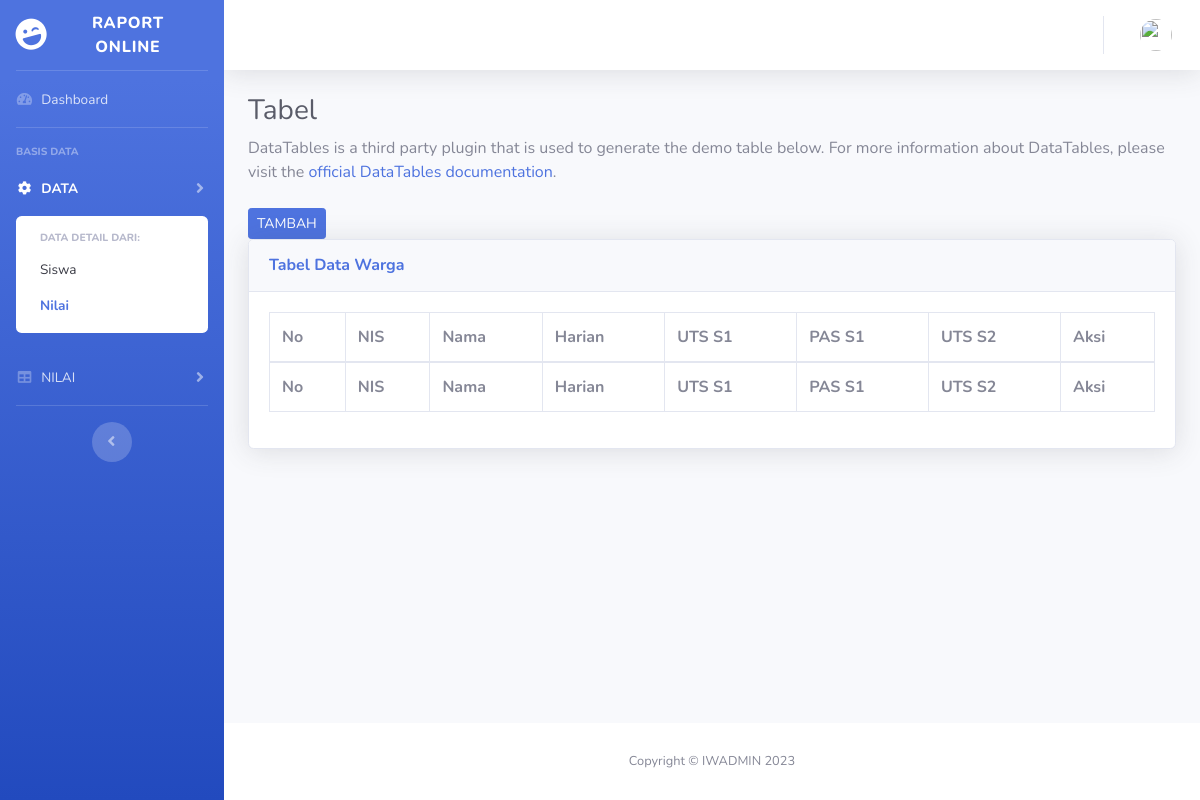
/tabelnilai.php, run on an earlier commit of the app's database.
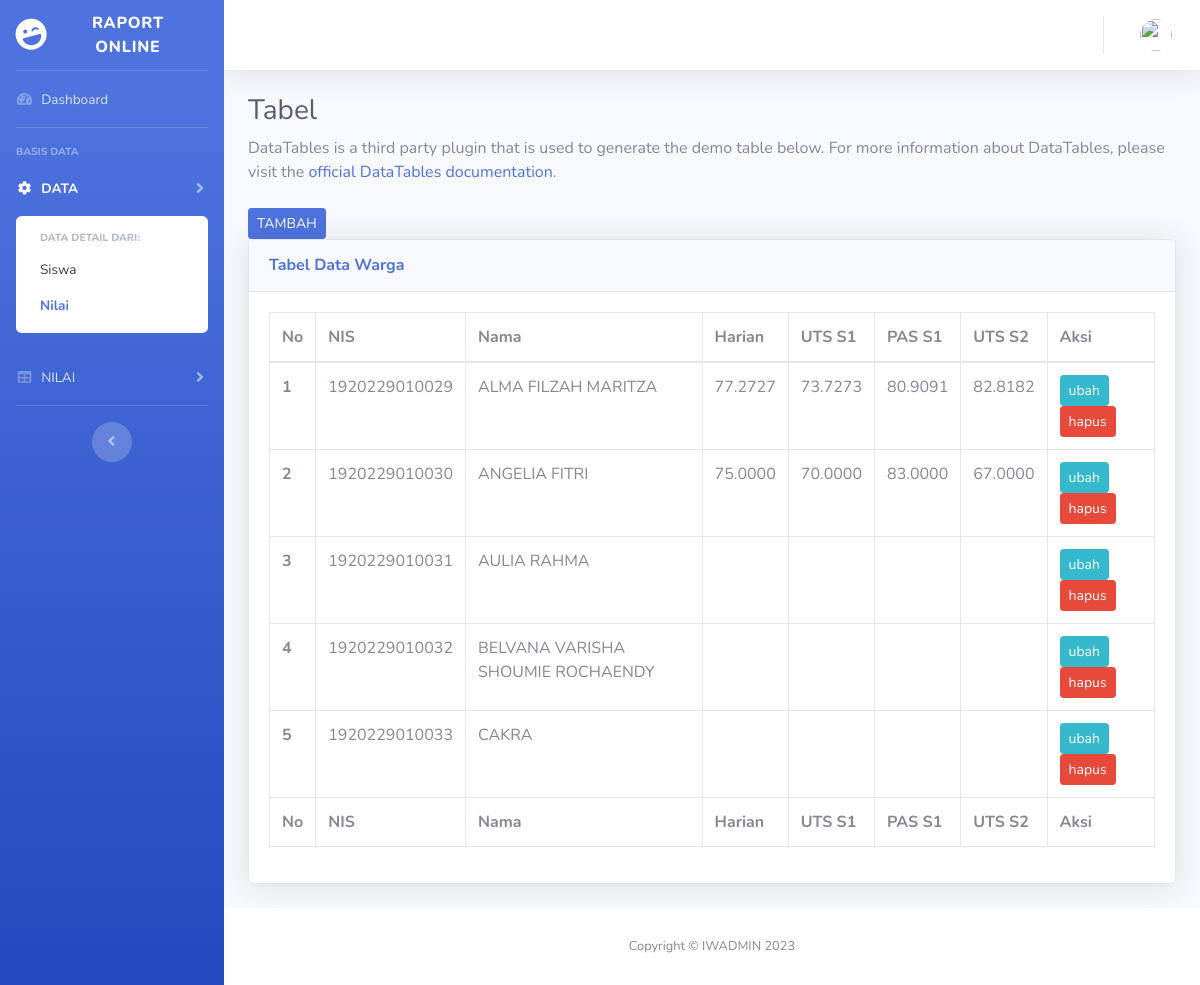
And on a later commit of the database.
### tables this page shows
CREATE TABLE `siswa` (
  `nis` varchar(15) NOT NULL,
  `nama` varchar(55) NOT NULL,
  `umur` int(2) DEFAULT NULL,
  `gender` varchar(10) DEFAULT NULL,
  `agama` set('Islam','Protestan','Katolik','Hindu','Buddha','Konghuchu') DEFAULT NULL,
  `kelas` varchar(10) DEFAULT NULL
);

### tabelnilai.php (the view, shortened to what the changed rows need)
<!DOCTYPE html>
<html lang="en">
<head>
    <link href="sbadmin/vendor/fontawesome-free/css/all.min.css" rel="stylesheet" type="text/css">
    <link href="sbadmin/css/sb-admin-2.min.css" rel="stylesheet">
    <?php
        include "koneksi_db.php";
    ?>
</head>
<body id="page-top">
    <div id="wrapper">
        <div id="content-wrapper" class="d-flex flex-column">
            <div id="content">
                <div class="container-fluid">
                    <h1 class="h3 mb-2 text-gray-800">Tabel</h1>
                    <div class="card shadow mb-4">
                        <div class="card-body">
                            <div class="table-responsive">
                                <table class="table table-bordered" id="dataTable" width="100%" cellspacing="0">
                                    <thead>
                                        <tr>
                                            <th>No</th>
                                            <th>NIS</th>
                                            <th>Nama</th>
                                            <th>Harian</th>
                                            <th>UTS S1</th>
                                            <th>PAS S1</th>
                                            <th>UTS S2</th>
                                            <th>Aksi</th>
                                        </tr>
                                    </thead>
                                    <tfoot>
                                        <tr>
                                            <th>No</th>
                                            <th>NIS</th>
                                            <th>Nama</th>
                                            <th>Harian</th>
                                            <th>UTS S1</th>
                                            <th>PAS S1</th>
                                            <th>UTS S2</th>
                                            <th>Aksi</th>
                                        </tr>
                                    </tfoot>
                                    <tbody>
                                    <?php
                                        $no = 1;
                                        $queri = "select * from siswa";
                                        $hasil = mysqli_query($koneksi, $queri);
                                        while ($data = mysqli_fetch_array($hasil)) {
                                    ?>
                                        <tr><th> <?php echo $no; ?> </th>
                                            <td> <?php echo $data['nis']; ?></td>
                                            <td> <?php echo $data['nama']; ?></td>
                                            <td> <?php
                                                    $jum = "SELECT Avg(harian) FROM nilai WHERE nis = $data[nis]";
                                                    $haj = $koneksi->query($jum);
                                                    while($row = mysqli_fetch_array($haj)) {
                                                        echo $row['Avg(harian)'];
                                                    }
                                                ?></td>
                                            <td> <?php
                                                    $jum = "SELECT Avg(uts1) FROM nilai WHERE nis = $data[nis]";
                                                    $haj = $koneksi->query($jum);
                                                    while($row = mysqli_fetch_array($haj)) {
                                                        echo $row['Avg(uts1)'];
                                                    }
                                                ?></td>
                                            <td> <?php
                                                    $jum = "SELECT Avg(pas1) FROM nilai WHERE nis = $data[nis]";
                                                    $haj = $koneksi->query($jum);
                                                    while($row = mysqli_fetch_array($haj)) {
                                                        echo $row['Avg(pas1)'];
                                                    }
                                                ?></td>
                                            <td> <?php
                                                    $jum = "SELECT Avg(uts2) FROM nilai WHERE nis = $data[nis]";
                                                    $haj = $koneksi->query($jum);
                                                    while($row = mysqli_fetch_array($haj)) {
                                                        echo $row['Avg(uts2)'];
                                                    }
                                                ?></td>
                                            <td> <?php echo "<a href='edit.php?nis=$data[nis]'>"?><input type="submit" name="ubah" value="ubah" class="btn btn-info btn-sm"></a> <?php echo "<a href='?nis=$data[nis]'>"?><input type="submit" name="hapus" value="hapus" class="btn btn-danger btn-sm"></a></td>
                                        </tr>
                                    <?php
                                        $no++;
                                        }
                                    ?>
                                    </tbody>
                                </table>
                            </div>
                        </div>
                    </div>
                </div>
            </div>
        </div>
    </div>
</body>
</html>

What changed in the data, as far as the page shows it:
added siswa: nis "1920229010029", nama "ALMA FILZAH MARITZA", Avg "77.2727", Avg "73.7273", Avg "80.9091", Avg "82.8182"
added siswa: nis "1920229010030", nama "ANGELIA FITRI", Avg "75.0000", Avg "70.0000", Avg "83.0000", Avg "67.0000"
added siswa: nis "1920229010031", nama "AULIA RAHMA"
added siswa: nis "1920229010032", nama "BELVANA VARISHA SHOUMIE ROCHAENDY"
added siswa: nis "1920229010033", nama "CAKRA"
